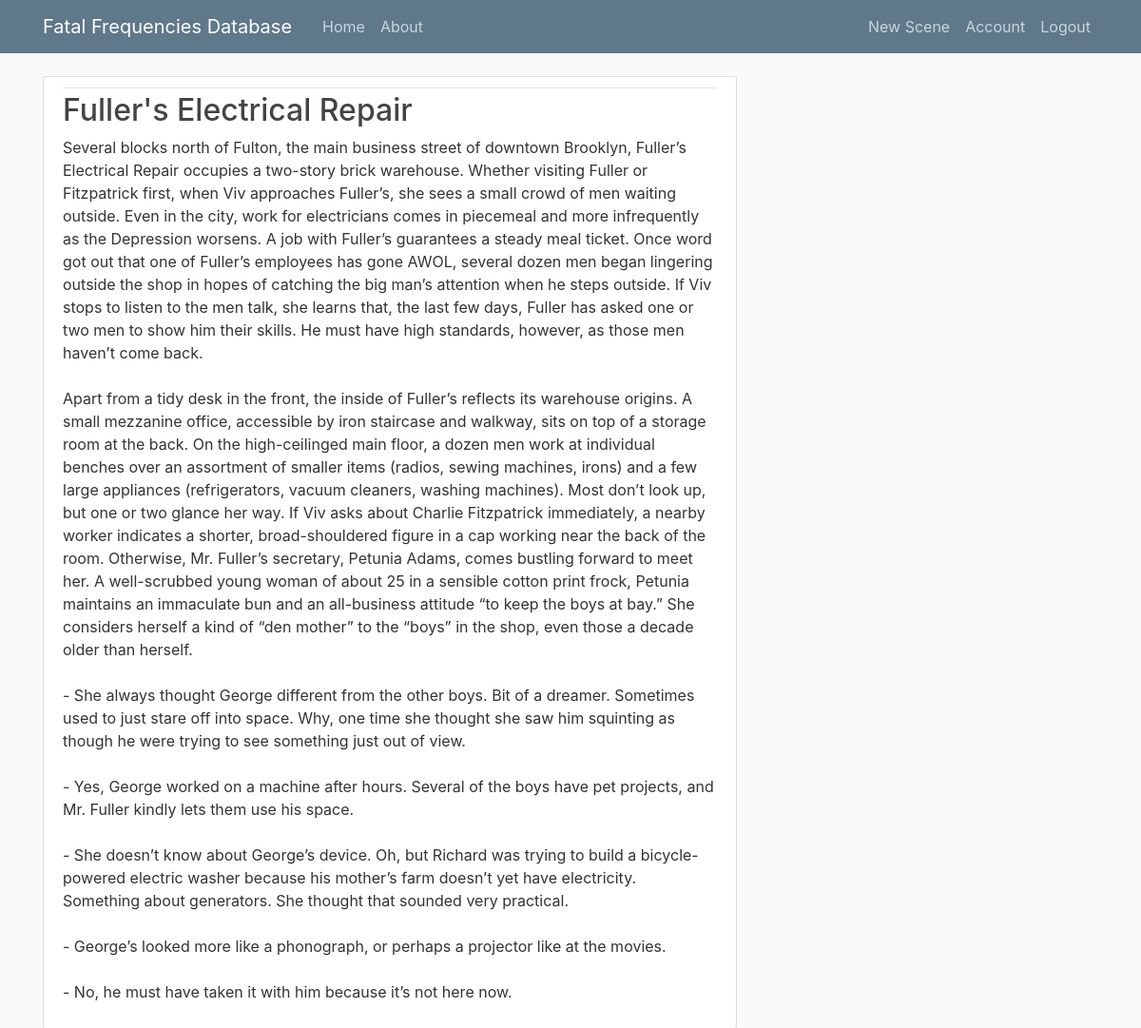
The app's page /post/2 (signed in) with its own data.
### flaskblog/models.py (models this page shows, shortened)
class Post(db.Model):
    id = db.Column(db.Integer, primary_key=True)
    title = db.Column(db.String(100), nullable=False)
    date_posted = db.Column(db.DateTime, nullable=False, default=datetime.utcnow)
    content = db.Column(db.Text, nullable=False)
    user_id = db.Column(db.Integer, db.ForeignKey('user.id'), nullable=False)

### flaskblog/routes.py (the view)
@app.route("/post/<int:post_id>")
def post(post_id):
    post = Post.query.get_or_404(post_id)
    return render_template('post.html', title=post.title, post=post)

### flaskblog/models.py (called while the page is built)
@login_manager.user_loader
def load_user(user_id):
    return User.query.get(int(user_id))

### flaskblog/templates/post.html (shortened to what this page needs)
{% extends "layout.html" %}
{% block content %}
  <article class="media content-section">
    <div class="media-body">
      <div class="article-metadata">
      </div>
      <h2 class="article-title">{{ post.title }}</h2>
      <p class="article-content">{{ post.content }}</p>
    </div>
  </article>
{% endblock content %}

### flaskblog/static/main.css (style rules this page uses)
body { background: #fafafa; color: #333333; margin-top: 5rem; }
h1, h2, h3, h4, h5, h6 { color: #444444; }
.content-section { background: #ffffff; padding: 10px 20px; border: 1px solid #dddddd; border-radius: 3px; margin-bottom: 20px; }
.article-title { color: #444444; }
.article-content { white-space: pre-line; }
.article-metadata { padding-bottom: 1px; margin-bottom: 4px; border-bottom: 1px solid #e3e3e3 }

### records on screen
Post: title "Fuller's Electrical Repair", content "Several blocks north of Fulton, the main business street of downtown Brooklyn, Fuller’s Electrical Repair occupies a two-story brick warehouse. Whether visiting Fuller or Fitzpatrick first, when Viv approaches Fuller’s, she sees a small crowd of men waiting outside. Even in the city, work for electricians comes in piecemeal and more infrequently as the Depression worsens. A job with Fuller’s guarantees a steady meal ticket. Once word got out that one of Fuller’s employees has gone AWOL, several dozen men began lingering outside the shop in hopes of catching the big man’s attention when he steps outside. If Viv stops to listen to the men talk, she learns that, the last few days, Fuller has…"
